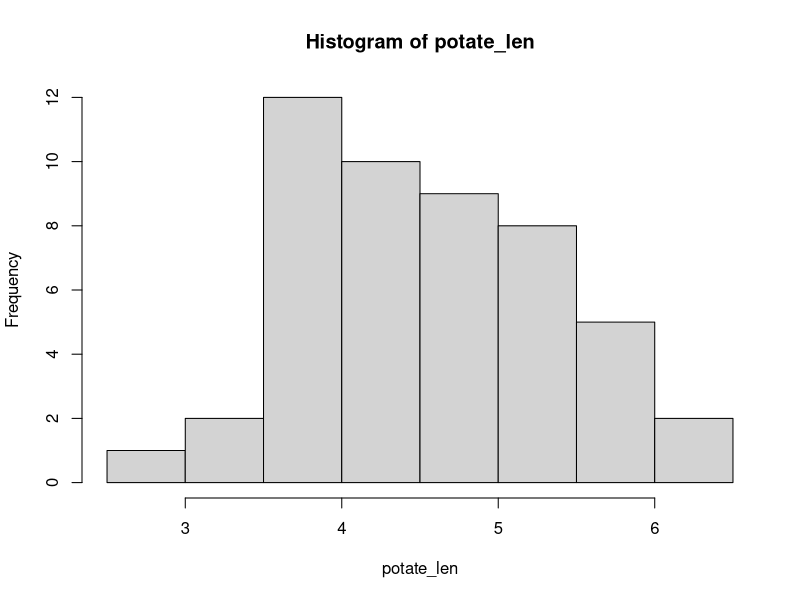
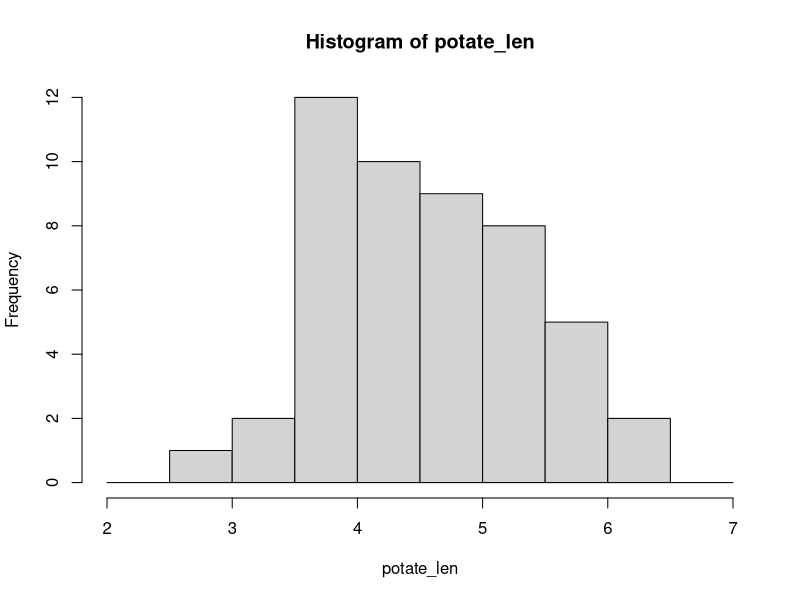

Recreate these plots in R, in order. (Note: this script raises an error after producing the figures.)
# ハンバーガー統計学にようこそ！
# http://kogolab.chillout.jp/elearn/hamburger/

## 1. 平均と分散

# ランダムな数値を作る
# a =  round(rnorm(30, mean=170, sd=5), 1)

id  = c(1:49)
potate_len = c(3.5, 4.2, 4.9, 4.6, 2.8, 5.6, 4.2, 4.9, 4.4, 3.7,
              3.8, 4.0, 5.2, 3.9, 5.6, 5.3, 5.0, 4.7, 4.0, 3.1,
              5.8, 3.6, 6.0, 4.2, 5.7, 3.9, 4.7, 5.3, 5.5, 4.7,
              6.4, 3.8, 3.9, 4.2, 5.1, 5.1, 4.1, 3.6, 4.2, 5.0,
              4.2, 5.2, 5.3, 6.4, 4.4, 3.6, 3.7, 4.2, 4.8)
sum(potate_len)
mean(potate_len)
var(potate_len)
sd(potate_len)
median(potate_len)

### 度数分布を作る
table(potate_len)
h = hist(potate_len)
h$breaks  # 階級を区切る
h$counts  # 度数
n <- length(h$counts) # 階級の数
class_names <- NULL # 階級の名前格納用
for( i in 1:n ) {
  class_names[i] =paste(h$breaks[i], "～", h$breaks[i+1])
}
frequency_table = data.frame(class=class_names, frequency=h$counts)
frequency_table

#### 階級のとり方
h <- hist(potate_len, breaks=seq(2, 7, 0.5))
h

## 2. 信頼区間
# (ポテト編)

id = c(0:9)
samp = c(47,51,49,50,49,46,51,48,52,49)
u = mean(samp)
U2 = var(samp)  # Rの分散は「不変分散」。標本分散を求めたい時は手動で計算。
sd(samp)
# 不変分散 n-1で割った分散のあれ

n = 10 - 1  # 自由度

### 区間推定

length(samp)
### 信頼区間

# t値=2.262 (自由度9, 95%信頼区間の時)
t_val = 2.262
# 母平均 +- 2.262 * 標本標準誤差
upper_limit = u + t_val * sqrt(U2/length(samp))
bottom_limit = u - t_val * sqrt(U2/length(samp))
sprintf("%.02f 〜 %.02f", bottom_limit, upper_limit) # 95％の信頼区間

# (チキン編)

chicken = c(568, 530, 581, 554, 536, 518, 564, 552)
chicken_len = length(chicken)
id = c(1:chicken_len)

u = mean(chicken)
U2 = var(chicken)
n = chicken_len - 1
t_val95 = 2.365
t_val99 = 3.499
sqrt(U2/(n+1))

upper_limit = u + t_val95 * sqrt(U2/chicken_len)
bottom_limit = u - t_val95 * sqrt(U2/chicken_len)
sprintf("95％信頼区間：%.02f 〜 %.02f", bottom_limit, upper_limit) # 95％の信頼区間

upper_limit = u + t_val99 * sqrt(U2/chicken_len)
bottom_limit = u - t_val99 * sqrt(U2/chicken_len)
sprintf("99％信頼区間：%.02f 〜 %.02f", bottom_limit, upper_limit) # 95％の信頼区間

## 3. カイ２乗検定
# 帰無仮設：「ワクワクとモグモグに差はない」

#potate  = c(420, 280)
#chicken = c(180, 120)
#E_table <- data.frame(potate,chicken)
#rownames(E_table) = c('wakuwaku', 'mogumogu')
#E_table$wakuwaku
# 期待度数(理論度数)
temp_wakuwaku = c(420, 180)
temp_mogumogu = c(280, 120)
# 観測度数
wakuwaku = c(435, 165)
mogumogu = c(265, 135)
# カイ2乗値の算出
approval = (wakuwaku[1] - temp_wakuwaku[1])^2 / temp_wakuwaku[1] +
           (wakuwaku[2] - temp_wakuwaku[2])^2 / temp_wakuwaku[2] +
           (mogumogu[1] - temp_mogumogu[1])^2 / temp_mogumogu[1] +
           (mogumogu[2] - temp_mogumogu[2])^2 / temp_mogumogu[2]
approval  #-> 4.464286
# 自由度 (行-1) * (列-1) よって n = 1
# 95%信頼区間は3.84以下
# 帰無仮説は棄却される -> 「ワクワクとモグモグに差はある」

# ハンバーガーを追加する
# 条件: 有意水準1%
# 観測度数
wakuwaku = c(435, 165, 650)
mogumogu = c(265, 135, 350)
# 期待度数(理論度数)
total_sum = sum(wakuwaku) + sum(mogumogu)
material_sum = wakuwaku + mogumogu
temp_wakuwaku = c(material_sum[1]*sum(wakuwaku)/total_sum, material_sum[2]*sum(wakuwaku)/total_sum, material_sum[3]*sum(wakuwaku)/total_sum)
temp_mogumogu = c(material_sum[1]*sum(mogumogu)/total_sum, material_sum[2]*sum(mogumogu)/total_sum, material_sum[3]*sum(mogumogu)/total_sum)

approval = (wakuwaku[1] - temp_wakuwaku[1])^2 / temp_wakuwaku[1] +
           (wakuwaku[2] - temp_wakuwaku[2])^2 / temp_wakuwaku[2] +
           (wakuwaku[3] - temp_wakuwaku[3])^2 / temp_wakuwaku[3] +
           (mogumogu[1] - temp_mogumogu[1])^2 / temp_mogumogu[1] +
           (mogumogu[2] - temp_mogumogu[2])^2 / temp_mogumogu[2] +
           (mogumogu[3] - temp_mogumogu[3])^2 / temp_mogumogu[3]
approval  #-> 9.90
# 自由度
n = (3 - 1) * (3 - 1)
# 自由度4の有意水準1%での信頼区間は13.28以下
# よって帰無仮設は採択 -> 「ワクワクとモグモグに差は無い」

## 差の信頼区間
waku_jk = c(70, 75, 70, 85, 90, 70, 80, 75)
mogu_jk = c(85, 80, 95, 70, 80, 75, 80, 90)
mean_waku_jk = mean(waku_jk)
mean_mogu_jk = mean(mogu_jk)
ro2_waku_jk = sum((waku_jk - mean_waku_jk)^2)/length(waku_jk)  # 標本分散を求めたかった
ro2_mogu_jk = sum((mogu_jk - mean_mogu_jk)^2)/length(mogu_jk)  # 標本分散を求めたかった
#var_waku_jk = var(waku_jk)  # 不変分散
#var_mogu_jk = var(mogu_jk)

sum2_waku_jk = ro2_waku_jk * length(waku_jk)  # 平均からの偏差の平方和
sum2_mogu_jk = ro2_mogu_jk * length(mogu_jk)

temp_ro2_jk = (sum2_waku_jk + sum2_mogu_jk) / ((length(waku_jk)-1) + (length(mogu_jk)-1))  # 推定母分散
S2 = sqrt( temp_ro2_jk * (1/length(waku_jk) + 1/length(mogu_jk)) )
S2  #-> 3.88 差の標本標準誤差

# 差の信頼区間＝標本平均の差 ± t × 差の標本標準誤差
n = length(waku_jk) - 1 + length(mogu_jk) - 1  # 自由度
# 自由度14軒、t分布は両側検定を考えて、2.145
t = 2.145
upper_limit = (mean_waku_jk - mean_mogu_jk) + t * S2
bottom_limit = (mean_waku_jk - mean_mogu_jk) - t * S2
# ANS 95%信頼区間: -13.326 〜 3.326
#     マイナス寄りに大きく寄っているので、モグモグの評価が高いと分かる
#     しかし、0が範囲に含まれていることから、評価が同等となる可能性もあるため、帰無仮設は棄却できない

## t検定
waku_jk
mean_waku_jk
ro2_waku_jk
temp_ro2_jk
S2

# 計算結果より
t_val = (mean_waku_jk - mean_mogu_jk) / S2
t_val  #-> -1.288
# 自由度14、信頼区間95%の範囲は -2.145 〜 2.145
# よって帰無仮設は棄却できない -> 「優位な差はない」を否定できない

# (ポテト編)
waku_jk = c(80, 75, 80, 95, 90, 80, 85, 90)
mogu_jk = c(75, 65, 80, 85, 75, 80, 80, 70)

mean_waku_jk = mean(waku_jk)
mean_mogu_jk = mean(mogu_jk)

ro2_waku_jk = sum((waku_jk - mean_waku_jk)^2)/length(waku_jk)  # 標本分散を求めたかった
ro2_mogu_jk = sum((mogu_jk - mean_mogu_jk)^2)/length(mogu_jk)  # 標本分散を求めたかった

sum2_waku_jk = ro2_waku_jk * length(waku_jk)  # 平均からの偏差の平方和
sum2_mogu_jk = ro2_mogu_jk * length(mogu_jk)

temp_ro2_jk = (sum2_waku_jk + sum2_mogu_jk) / ((length(waku_jk)-1) + (length(mogu_jk)-1))  # 推定母分散
S2 = sqrt( temp_ro2_jk * (1/length(waku_jk) + 1/length(mogu_jk)) )  # 差の標本標準誤差

# t値
t_val = (mean_waku_jk - mean_mogu_jk) / S2
t_val  #->2.463
# 自由度14、信頼区間95%の範囲は -2.145 〜 2.145
# よって、帰無仮設は棄却 -> 「優位な差はない」を否定できる

## t検定
# (同時に2つを評価)
waku_jk = c(90, 75, 75, 75, 80, 65, 75, 80)
mogu_jk = c(95, 80, 80, 80, 75, 75, 80, 85)
	
mean_waku_jk = mean(waku_jk)
mean_mogu_jk = mean(mogu_jk)

ro2_waku_jk = sum((waku_jk - mean_waku_jk)^2) / length(waku_jk)  # 標本分散
ro2_mogu_jk = sum((mogu_jk - mean_mogu_jk)^2) / lenght(mogu_jk)  # 標本分散

diff_jk = waku_jk - mogu_jk
mean_diff_jk = mean(diff_jk)
ro2_diff_jk = sum( (diff_jk - mean_diff_jk)^2 ) / length(diff_jk)

t_val = mean_diff_jk / sqrt(ro2_diff_jk/(length(diff_jk) - 1))
t_val  # -2.966
# 自由度7、信頼区間95%の範囲は、-2.365 〜 2.365
# よって、帰無仮設は棄却 -> 「優位な差がない」を否定できる

# 5.4　実践編：新作バーガー！
before = c(65, 70, 85, 70, 80, 80, 80, 70, 80, 70)
after  = c(80, 90, 80, 90, 90, 85, 80, 90, 85, 80)

mean_before = mean(before)
mean_after  = mean(after)

ro2_before = sum((before - mean_before)^2) / length(before)
ro2_after  = sum((after  - mean_after )^2) / length(after)

diff = before - after
diff
mean_diff = mean(diff)
ro2_diff = sum((diff - mean_diff)^2) / length(diff)

t_val = mean_diff / sqrt(ro2_diff/(length(diff) - 1))
t_val  #-> 3.586
# 自由度7、信頼区間95%の範囲は、-2.365 〜 2.365
# よって帰無仮設は棄却 -> 「優位な差がない」を否定できる

## 6. 分散分析（１要因）
# グループ数が３つ以上になったバイの分析手法

wakuwaku = c(80, 75, 80, 90, 95, 80, 80, 85, 85, 80, 90, 80, 75, 90, 85, 85, 90, 90, 85, 80)
mogumogu = c(75, 70, 80, 85, 90, 75, 85, 80, 80, 75, 80, 75, 70, 85, 80, 75, 80, 80, 90, 80)
pakupaku = c(80, 80, 80, 90, 95, 85, 95, 90, 85, 90, 95, 85, 98, 95, 85, 85, 90, 90, 85, 85)

mean_waku = mean(wakuwaku)
mean_mogu = mean(mogumogu)
mean_paku = mean(pakupaku)
# 平方和(群内)
se_waku = sum((wakuwaku - mean_waku)^2)
se_mogu = sum((mogumogu - mean_mogu)^2)
se_paku = sum((pakupaku - mean_paku)^2)
# 分散(群内)
ro2_waku = se_waku / length(wakuwaku)
ro2_mogu = se_mogu / length(mogumogu)
ro2_paku = se_paku / length(pakupaku)

ro_waku = sqrt(ro2_waku)
ro_mogu = sqrt(ro2_mogu)
ro_paku = sqrt(ro2_paku)

# 帰無仮説は「3つのお店のポテトの評価（母集団）の平均に差はない」

wa_mo_pa = c(wakuwaku, mogumogu, pakupaku)
mean_wa_mo_pa = mean(wa_mo_pa)
# 平方和(群間、水準間)
se_wa_mo_gu = sum((wa_mo_pa - mean_wa_mo_pa)^2)
# 分散(群間、水準間)
ro2_wa_mo_pa = se_wa_mo_gu / length(wa_mo_pa)

ro_wa_mo_pa = sqrt(ro2_wa_mo_pa)

# 全体(残差)の平方和
ro2_all = ro2_wa_mo_pa * length(wa_mo_pa)

wa = sum(mean_waku - mean_wa_mo_pa)^2 * length(wakuwaku)
mo = sum(mean_mogu - mean_wa_mo_pa)^2 * length(mogumogu)
pa = sum(mean_paku - mean_wa_mo_pa)^2 * length(pakupaku)

se_waku + se_mogu + se_paku + wa + mo + pa #-> 2494.183  分散(群間)に等しい

# 分散分析表を作る
# 群間(水準間)
n_e = 3  # ワクワク・モグモグ・パクパク
U2_e = (wa + mo + pa) / (n_e - 1)
# 群内(残差)
n_g = (length(wakuwaku) - 1) + (length(mogumogu) - 1) + (length(pakupaku) - 1)
U2_g = (se_waku + se_mogu + se_paku) / n_g

f_value = U2_e / U2_g  #-> 12.22 
# F分布表より自由度57, 自由度2はダイタイ3.150
# 12.22とを比べると、棄却域に入っている -> 少なくとも１つの組み合わせ間に差がある

# aovで分散分析表
potate_data = data.frame(A=factor(c(rep("wakuwaku", 20),rep("mogumogu", 20),rep("pakupaku", 20))), X=c(wakuwaku, mogumogu, pakupaku))
boxplot(X~A,data=potate_data, col="lightblue")

# 分散分析表が出力される
summary(aov(X~A, data=potate_data))
